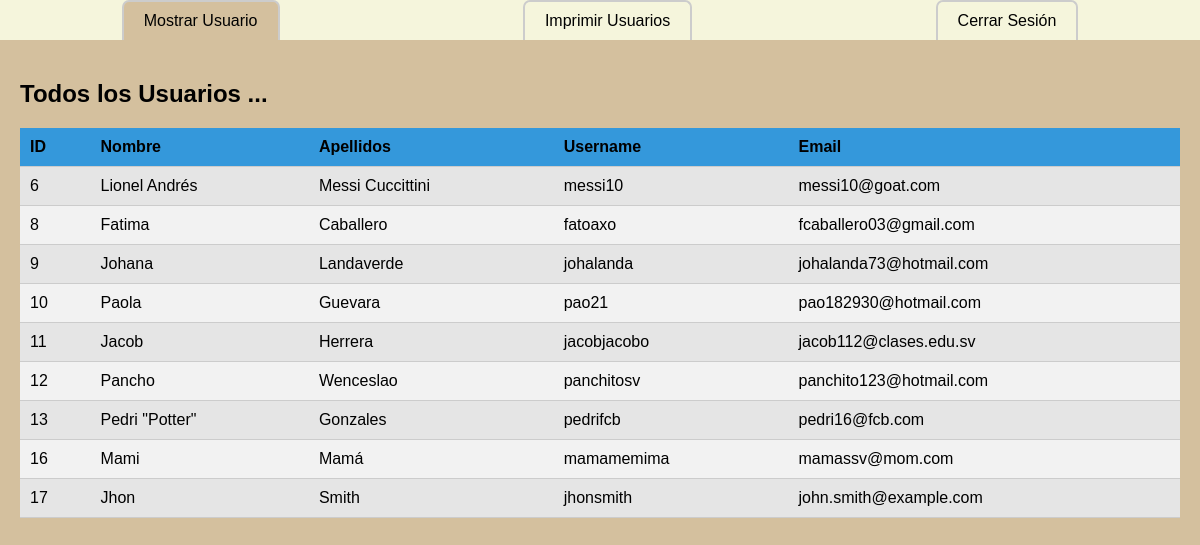
Screenshot of /showUsers.php (signed in) with the database file from the repository.
### tables this page shows
CREATE TABLE `users` (
  `id` int(11) NOT NULL,
  `name` varchar(20) NOT NULL,
  `lastname` varchar(20) NOT NULL,
  `username` varchar(14) NOT NULL,
  `password` varchar(14) NOT NULL,
  `email` varchar(30) DEFAULT NULL
);

### showUsers.php (the view, shortened to what this page needs)
<?php
$con = connection();
$sql = "SELECT * FROM users";
$query = mysqli_query($con, $sql);
?>
<!DOCTYPE html>
<html lang="es">
<head>
  <link rel="stylesheet" href="css/mainPage.css">
</head>
<body>
  <div id="dashboard">
    <a class="tab active">Mostrar Usuario</a>
    <a href="printUsers.php" target="_blank" class="tab">Imprimir Usuarios</a>
    <a href="logOut.php" class="tab">Cerrar Sesión</a>
  </div>
  <div class="content">
    <h2>Todos los Usuarios ...</h2>
    <div>
      <table>
        <thead>
          <tr>
            <th>ID</th>
            <th>Nombre</th>
            <th>Apellidos</th>
            <th>Username</th>
            <th>Email</th>
          </tr>
        </thead>
        <tbody>
          <?php while ($row = mysqli_fetch_array($query)): ?>
          <tr>
            <td><?= $row['id'] ?></td>
            <td><?= $row['name'] ?></td>
            <td><?= $row['lastname'] ?></td>
            <td><?= $row['username'] ?></td>
            <td><?= $row['email'] ?></td>
          </tr>
          <?php endwhile; ?>
        </tbody>
      </table>
    </div>
  </div>
</body>
</html>

### css/mainPage.css (style rules this page uses)
body { margin: 0; padding: 0; font-family: Arial, sans-serif; display: flex; flex-direction: column; min-height: 100vh; }
#dashboard { background-color: beige; width: 100%; position: sticky; top: 0; z-index: 100; display: flex; justify-content: space-around; }
.tab { display: inline-block; padding: 10px 20px; background-color: beige; border: 2px solid #ccc; cursor: pointer; border-bottom: none; border-radius: 7px 7px 0 0; text-decoration: none; color: inherit; }
.tab.active { background-color: #d4c09e; }
.content { flex: 1; padding: 20px; background-color: #d4c09e; }
table { width: 100%; border-collapse: collapse; margin-top: 20px; }
th { background-color: #3498db; }
th, td { padding: 10px; text-align: left; border-bottom: 1px solid #ccc; }
tr:nth-child(even) { background-color: #f2f2f2; }
tr:nth-child(odd) { background-color: #e5e5e5; }

### rows the page displays
users: id "6", name "Lionel Andrés", lastname "Messi Cuccittini", username "messi10", email "messi10@goat.com"
users: id "8", name "Fatima", lastname "Caballero", username "fatoaxo", email "fcaballero03@gmail.com"
users: id "9", name "Johana", lastname "Landaverde", username "johalanda", email "johalanda73@hotmail.com"
users: id "10", name "Paola", lastname "Guevara", username "pao21", email "pao182930@hotmail.com"
users: id "11", name "Jacob", lastname "Herrera", username "jacobjacobo", email "jacob112@clases.edu.sv"
users: id "12", name "Pancho", lastname "Wenceslao", username "panchitosv", email "panchito123@hotmail.com"
users: id "13", name "Pedri \"Potter\"", lastname "Gonzales", username "pedrifcb", email "pedri16@fcb.com"
users: id "16", name "Mami", lastname "Mamá", username "mamamemima", email "mamassv@mom.com"
users: id "17", name "Jhon", lastname "Smith", username "jhonsmith", email "john.smith@example.com"
